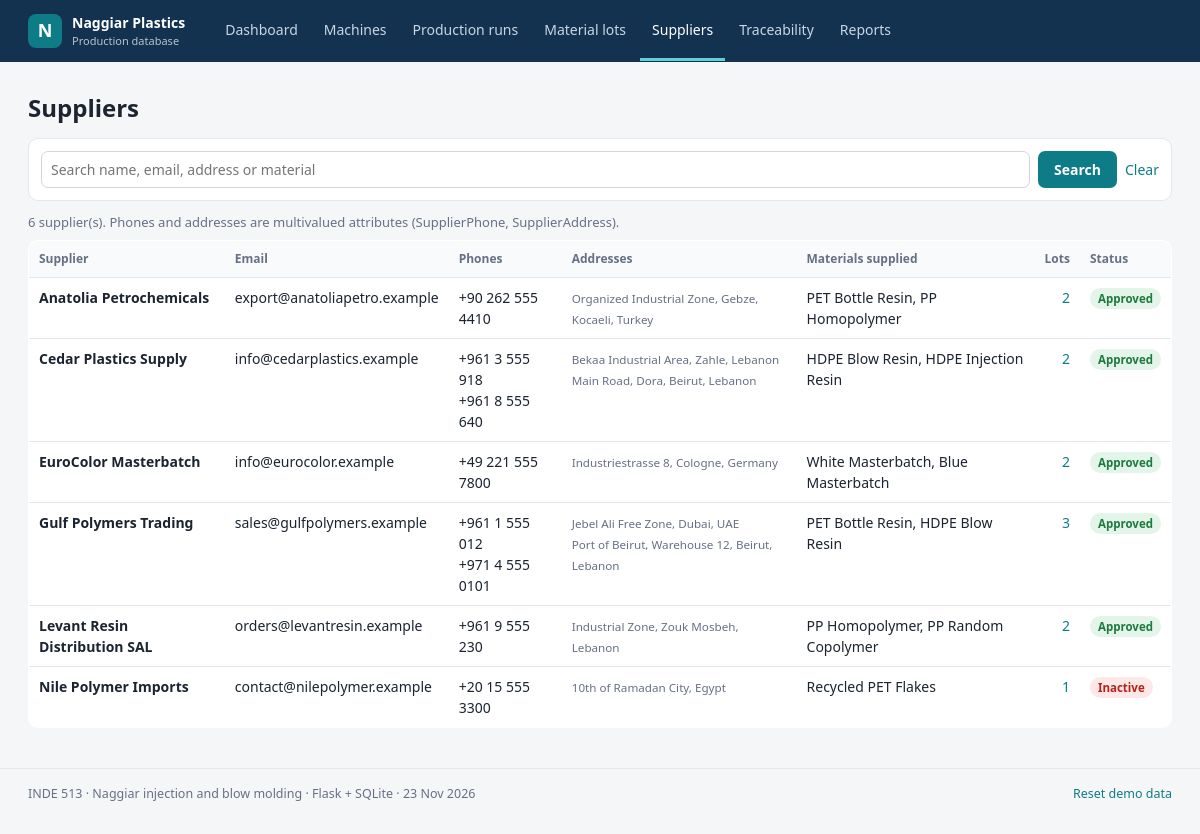
The app's page /suppliers with its own data.
### tables this page shows
CREATE TABLE Supplier (
    supplierId INTEGER PRIMARY KEY,
    supplierName VARCHAR(100) NOT NULL,
    email VARCHAR(100) NOT NULL,
    supplierStatus VARCHAR(20) NOT NULL DEFAULT 'Approved',
    CHECK (supplierId > 0),
    CHECK (length(supplierName) <= 100),
    CHECK (length(email) <= 100),
    CHECK (email LIKE '%_@_%._%'),
    CHECK (supplierStatus IN ('Approved', 'Suspended', 'Inactive'))
);

### app.py (the view, shortened to what this page needs)
@app.route("/suppliers")
def suppliers():
    q = request.args.get("q", "").strip()
    sql = """
        SELECT Supplier.*,
               (SELECT group_concat(phone, ' | ') FROM SupplierPhone
                 WHERE SupplierPhone.supplierId = Supplier.supplierId) AS phones,
               (SELECT group_concat(address, ' | ') FROM SupplierAddress
                 WHERE SupplierAddress.supplierId = Supplier.supplierId) AS addresses,
               (SELECT group_concat(Material.materialName, ', ') FROM MaterialSupplier
                  JOIN Material ON MaterialSupplier.materialId = Material.materialId
                 WHERE MaterialSupplier.supplierId = Supplier.supplierId) AS materials,
               (SELECT COUNT(*) FROM MaterialLot
                 WHERE MaterialLot.supplierId = Supplier.supplierId) AS lotCount
        FROM Supplier WHERE 1 = 1"""
    args = []
    sql += " ORDER BY Supplier.supplierName"
    return render_template("suppliers.html", suppliers=query(sql, args), q=q)

### app.py (called while the page is built)
def get_db():
    if "db" not in g:
        g.db = sqlite3.connect(DB_PATH)
        g.db.row_factory = sqlite3.Row
        g.db.execute("PRAGMA foreign_keys = ON")
    return g.db

def query(sql, args=(), one=False):
    rows = get_db().execute(sql, args).fetchall()
    if one:
        return rows[0] if rows else None
    return rows

@app.context_processor
def inject_globals():
    return {"today": datetime.now().strftime("%d %b %Y")}

### templates/suppliers.html
{% extends "base.html" %}
{% block content %}
<h1>Suppliers</h1>
<form class="filters" method="get">
  <input name="q" value="{{ q }}" placeholder="Search name, email, address or material">
  <button>Search</button>
  <a href="{{ url_for('suppliers') }}">Clear</a>
</form>
<p class="count">{{ suppliers|length }} supplier(s). Phones and addresses are multivalued attributes (SupplierPhone, SupplierAddress).</p>
<table>
  <tr><th>Supplier</th><th>Email</th><th>Phones</th><th>Addresses</th><th>Materials supplied</th><th class="r">Lots</th><th>Status</th></tr>
  {% for s in suppliers %}
  <tr>
    <td><b>{{ s.supplierName }}</b></td>
    <td>{{ s.email }}</td>
    <td>{% for p in (s.phones or '').split(' | ') %}{{ p }}<br>{% endfor %}</td>
    <td><small>{% for a in (s.addresses or '').split(' | ') %}{{ a }}<br>{% endfor %}</small></td>
    <td>{{ s.materials or '-' }}</td>
    <td class="r"><a href="{{ url_for('lots', q=s.supplierName) }}">{{ s.lotCount }}</a></td>
    <td><span class="tag {{ s.supplierStatus }}">{{ s.supplierStatus }}</span></td>
  </tr>
  {% else %}
  <tr><td colspan="7" class="empty">No supplier matches this search.</td></tr>
  {% endfor %}
</table>
{% endblock %}

### static/style.css (style rules this page uses)
:root { --ink:#1b2430;--muted:#667085;--line:#e4e7ec;--bg:#f5f6f8;--navy:#12324f;--accent:#0e7c86;--accent-soft:#e2f3f4;--ok:#1f7a3f;--warn:#b54708;--bad:#b42318; }
* { box-sizing:border-box; }
body { margin:0;font:14px/1.5 'Segoe UI',system-ui,-apple-system,Roboto,Arial,sans-serif;color:var(--ink);background:var(--bg); }
a { color:var(--accent);text-decoration:none; }
h1 { font-size:24px;margin:4px 0 6px; }
.hint,.count { color:var(--muted);font-size:13px;margin:0 0 8px; }
table { width:100%;border-collapse:collapse;background:#fff;border:1px solid var(--line);border-radius:10px;overflow:hidden; }
th { text-align:left;font-size:12px;color:var(--muted);font-weight:600;background:#f9fafb;padding:9px 10px;border-bottom:1px solid var(--line); }
td { padding:9px 10px;border-bottom:1px solid var(--line);vertical-align:top; }
tr:last-child td { border-bottom:0; }
td small { color:var(--muted); }
.r { text-align:right;font-variant-numeric:tabular-nums; }
.tag { display:inline-block;font-size:11.5px;font-weight:600;padding:2px 8px;border-radius:999px;background:#eef1f4;color:#475467;white-space:nowrap; }
.tag.Active,.tag.Available,.tag.Completed,.tag.Approved { background:#e3f4e8;color:var(--ok); }
.tag.Inactive,.tag.Cancelled { background:#fde8e7;color:var(--bad); }
.filters { display:flex;flex-wrap:wrap;gap:8px;align-items:center;background:#fff;border:1px solid var(--line);border-radius:10px;padding:12px;margin:12px 0; }
.filters input[name=q] { flex:1;min-width:220px; }
input,select { font:inherit;padding:7px 9px;border:1px solid #d0d5dd;border-radius:7px;background:#fff;color:var(--ink); }
button,.btn { font:inherit;font-weight:600;background:var(--accent);color:#fff;border:0;border-radius:7px;padding:8px 16px;cursor:pointer;display:inline-block; }

### records on screen
Supplier: supplierName "Anatolia Petrochemicals", email "export@anatoliapetro.example", p "+90 262 555 4410", a "Organized Industrial Zone, Gebze, Kocaeli, Turkey", materials "PET Bottle Resin, PP Homopolymer", lotCount "2", supplierStatus "Approved"
Supplier: supplierName "Cedar Plastics Supply", email "info@cedarplastics.example", p "+961 3 555 918" "+961 8 555 640", a "Bekaa Industrial Area, Zahle, Lebanon" "Main Road, Dora, Beirut, Lebanon", materials "HDPE Blow Resin, HDPE Injection Resin", lotCount "2", supplierStatus "Approved"
Supplier: supplierName "EuroColor Masterbatch", email "info@eurocolor.example", p "+49 221 555 7800", a "Industriestrasse 8, Cologne, Germany", materials "White Masterbatch, Blue Masterbatch", lotCount "2", supplierStatus "Approved"
Supplier: supplierName "Gulf Polymers Trading", email "sales@gulfpolymers.example", p "+961 1 555 012" "+971 4 555 0101", a "Jebel Ali Free Zone, Dubai, UAE" "Port of Beirut, Warehouse 12, Beirut, Lebanon", materials "PET Bottle Resin, HDPE Blow Resin", lotCount "3", supplierStatus "Approved"
Supplier: supplierName "Levant Resin Distribution SAL", email "orders@levantresin.example", p "+961 9 555 230", a "Industrial Zone, Zouk Mosbeh, Lebanon", materials "PP Homopolymer, PP Random Copolymer", lotCount "2", supplierStatus "Approved"
Supplier: supplierName "Nile Polymer Imports", email "contact@nilepolymer.example", p "+20 15 555 3300", a "10th of Ramadan City, Egypt", materials "Recycled PET Flakes", lotCount "1", supplierStatus "Inactive"

### other values on screen
{{ suppliers|length }} "6"
